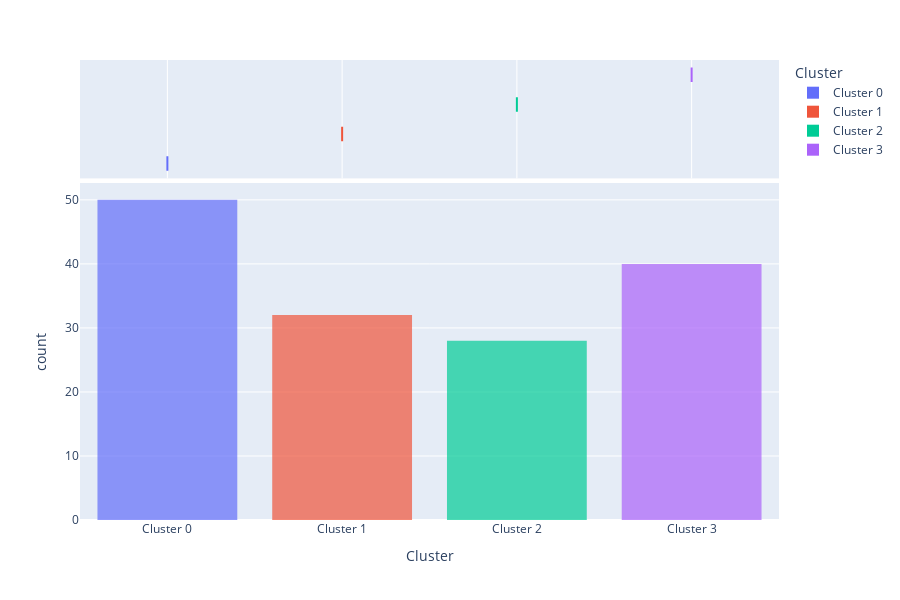

Notebook code for this chart:
### Code cell
plot_model(kmeans, plot="distribution")

### Figure 1 — Plotly figure (JSON) as saved in the notebook; plotly's stock layout.template omitted (floating-point values rounded to 4 significant figures; data arrays with more than 128 entries replaced by an {"elided": "..."} marker saying what was removed)
{"data": [{"alignmentgroup": "True", "bingroup": "x", "hovertemplate": "Cluster=%{x}<br>count=%{y}<extra></extra>", "legendgroup": "Cluster 0", "marker": {"color": "#636efa", "opacity": 0.7, "pattern": {"shape": ""}}, "name": "Cluster 0", "offsetgroup": "Cluster 0", "orientation": "v", "showlegend": true, "type": "histogram", "x": ["Cluster 0", "Cluster 0", "Cluster 0", "Cluster 0", "Cluster 0", "Cluster 0", "Cluster 0", "Cluster 0", "Cluster 0", "Cluster 0", "Cluster 0", "Cluster 0", "Cluster 0", "Cluster 0", "Cluster 0", "Cluster 0", "Cluster 0", "Cluster 0", "Cluster 0", "Cluster 0", "Cluster 0", "Cluster 0", "Cluster 0", "Cluster 0", "Cluster 0", "Cluster 0", "Cluster 0", "Cluster 0", "Cluster 0", "Cluster 0", "Cluster 0", "Cluster 0", "Cluster 0", "Cluster 0", "Cluster 0", "Cluster 0", "Cluster 0", "Cluster 0", "Cluster 0", "Cluster 0", "Cluster 0", "Cluster 0", "Cluster 0", "Cluster 0", "Cluster 0", "Cluster 0", "Cluster 0", "Cluster 0", "Cluster 0", "Cluster 0"], "xaxis": "x", "yaxis": "y"}, {"alignmentgroup": "True", "customdata": {"elided": "50x5 mixed values"}, "hovertemplate": "Cluster=%{x}<br>sepal_length=%{customdata[0]}<br>sepal_width=%{customdata[1]}<br>petal_length=%{customdata[2]}<br>petal_width=%{customdata[3]}<br>species=%{customdata[4]}<extra></extra>", "legendgroup": "Cluster 0", "marker": {"color": "#636efa"}, "name": "Cluster 0", "notched": true, "offsetgroup": "Cluster 0", "showlegend": false, "type": "box", "x": ["Cluster 0", "Cluster 0", "Cluster 0", "Cluster 0", "Cluster 0", "Cluster 0", "Cluster 0", "Cluster 0", "Cluster 0", "Cluster 0", "Cluster 0", "Cluster 0", "Cluster 0", "Cluster 0", "Cluster 0", "Cluster 0", "Cluster 0", "Cluster 0", "Cluster 0", "Cluster 0", "Cluster 0", "Cluster 0", "Cluster 0", "Cluster 0", "Cluster 0", "Cluster 0", "Cluster 0", "Cluster 0", "Cluster 0", "Cluster 0", "Cluster 0", "Cluster 0", "Cluster 0", "Cluster 0", "Cluster 0", "Cluster 0", "Cluster 0", "Cluster 0", "Cluster 0", "Cluster 0", "Cluster 0", "Cluster 0", "Cluster 0", "Cluster 0", "Cluster 0", "Cluster 0", "Cluster 0", "Cluster 0", "Cluster 0", "Cluster 0"], "xaxis": "x2", "yaxis": "y2"}, {"alignmentgroup": "True", "bingroup": "x", "hovertemplate": "Cluster=%{x}<br>count=%{y}<extra></extra>", "legendgroup": "Cluster 1", "marker": {"color": "#EF553B", "opacity": 0.7, "pattern": {"shape": ""}}, "name": "Cluster 1", "offsetgroup": "Cluster 1", "orientation": "v", "showlegend": true, "type": "histogram", "x": ["Cluster 1", "Cluster 1", "Cluster 1", "Cluster 1", "Cluster 1", "Cluster 1", "Cluster 1", "Cluster 1", "Cluster 1", "Cluster 1", "Cluster 1", "Cluster 1", "Cluster 1", "Cluster 1", "Cluster 1", "Cluster 1", "Cluster 1", "Cluster 1", "Cluster 1", "Cluster 1", "Cluster 1", "Cluster 1", "Cluster 1", "Cluster 1", "Cluster 1", "Cluster 1", "Cluster 1", "Cluster 1", "Cluster 1", "Cluster 1", "Cluster 1", "Cluster 1"], "xaxis": "x", "yaxis": "y"}, {"alignmentgroup": "True", "customdata": {"elided": "32x5 mixed values"}, "hovertemplate": "Cluster=%{x}<br>sepal_length=%{customdata[0]}<br>sepal_width=%{customdata[1]}<br>petal_length=%{customdata[2]}<br>petal_width=%{customdata[3]}<br>species=%{customdata[4]}<extra></extra>", "legendgroup": "Cluster 1", "marker": {"color": "#EF553B"}, "name": "Cluster 1", "notched": true, "offsetgroup": "Cluster 1", "showlegend": false, "type": "box", "x": ["Cluster 1", "Cluster 1", "Cluster 1", "Cluster 1", "Cluster 1", "Cluster 1", "Cluster 1", "Cluster 1", "Cluster 1", "Cluster 1", "Cluster 1", "Cluster 1", "Cluster 1", "Cluster 1", "Cluster 1", "Cluster 1", "Cluster 1", "Cluster 1", "Cluster 1", "Cluster 1", "Cluster 1", "Cluster 1", "Cluster 1", "Cluster 1", "Cluster 1", "Cluster 1", "Cluster 1", "Cluster 1", "Cluster 1", "Cluster 1", "Cluster 1", "Cluster 1"], "xaxis": "x2", "yaxis": "y2"}, {"alignmentgroup": "True", "bingroup": "x", "hovertemplate": "Cluster=%{x}<br>count=%{y}<extra></extra>", "legendgroup": "Cluster 2", "marker": {"color": "#00cc96", "opacity": 0.7, "pattern": {"shape": ""}}, "name": "Cluster 2", "offsetgroup": "Cluster 2", "orientation": "v", "showlegend": true, "type": "histogram", "x": ["Cluster 2", "Cluster 2", "Cluster 2", "Cluster 2", "Cluster 2", "Cluster 2", "Cluster 2", "Cluster 2", "Cluster 2", "Cluster 2", "Cluster 2", "Cluster 2", "Cluster 2", "Cluster 2", "Cluster 2", "Cluster 2", "Cluster 2", "Cluster 2", "Cluster 2", "Cluster 2", "Cluster 2", "Cluster 2", "Cluster 2", "Cluster 2", "Cluster 2", "Cluster 2", "Cluster 2", "Cluster 2"], "xaxis": "x", "yaxis": "y"}, {"alignmentgroup": "True", "customdata": {"elided": "28x5 mixed values"}, "hovertemplate": "Cluster=%{x}<br>sepal_length=%{customdata[0]}<br>sepal_width=%{customdata[1]}<br>petal_length=%{customdata[2]}<br>petal_width=%{customdata[3]}<br>species=%{customdata[4]}<extra></extra>", "legendgroup": "Cluster 2", "marker": {"color": "#00cc96"}, "name": "Cluster 2", "notched": true, "offsetgroup": "Cluster 2", "showlegend": false, "type": "box", "x": ["Cluster 2", "Cluster 2", "Cluster 2", "Cluster 2", "Cluster 2", "Cluster 2", "Cluster 2", "Cluster 2", "Cluster 2", "Cluster 2", "Cluster 2", "Cluster 2", "Cluster 2", "Cluster 2", "Cluster 2", "Cluster 2", "Cluster 2", "Cluster 2", "Cluster 2", "Cluster 2", "Cluster 2", "Cluster 2", "Cluster 2", "Cluster 2", "Cluster 2", "Cluster 2", "Cluster 2", "Cluster 2"], "xaxis": "x2", "yaxis": "y2"}, {"alignmentgroup": "True", "bingroup": "x", "hovertemplate": "Cluster=%{x}<br>count=%{y}<extra></extra>", "legendgroup": "Cluster 3", "marker": {"color": "#ab63fa", "opacity": 0.7, "pattern": {"shape": ""}}, "name": "Cluster 3", "offsetgroup": "Cluster 3", "orientation": "v", "showlegend": true, "type": "histogram", "x": ["Cluster 3", "Cluster 3", "Cluster 3", "Cluster 3", "Cluster 3", "Cluster 3", "Cluster 3", "Cluster 3", "Cluster 3", "Cluster 3", "Cluster 3", "Cluster 3", "Cluster 3", "Cluster 3", "Cluster 3", "Cluster 3", "Cluster 3", "Cluster 3", "Cluster 3", "Cluster 3", "Cluster 3", "Cluster 3", "Cluster 3", "Cluster 3", "Cluster 3", "Cluster 3", "Cluster 3", "Cluster 3", "Cluster 3", "Cluster 3", "Cluster 3", "Cluster 3", "Cluster 3", "Cluster 3", "Cluster 3", "Cluster 3", "Cluster 3", "Cluster 3", "Cluster 3", "Cluster 3"], "xaxis": "x", "yaxis": "y"}, {"alignmentgroup": "True", "customdata": {"elided": "40x5 mixed values"}, "hovertemplate": "Cluster=%{x}<br>sepal_length=%{customdata[0]}<br>sepal_width=%{customdata[1]}<br>petal_length=%{customdata[2]}<br>petal_width=%{customdata[3]}<br>species=%{customdata[4]}<extra></extra>", "legendgroup": "Cluster 3", "marker": {"color": "#ab63fa"}, "name": "Cluster 3", "notched": true, "offsetgroup": "Cluster 3", "showlegend": false, "type": "box", "x": ["Cluster 3", "Cluster 3", "Cluster 3", "Cluster 3", "Cluster 3", "Cluster 3", "Cluster 3", "Cluster 3", "Cluster 3", "Cluster 3", "Cluster 3", "Cluster 3", "Cluster 3", "Cluster 3", "Cluster 3", "Cluster 3", "Cluster 3", "Cluster 3", "Cluster 3", "Cluster 3", "Cluster 3", "Cluster 3", "Cluster 3", "Cluster 3", "Cluster 3", "Cluster 3", "Cluster 3", "Cluster 3", "Cluster 3", "Cluster 3", "Cluster 3", "Cluster 3", "Cluster 3", "Cluster 3", "Cluster 3", "Cluster 3", "Cluster 3", "Cluster 3", "Cluster 3", "Cluster 3"], "xaxis": "x2", "yaxis": "y2"}], "layout": {"barmode": "relative", "height": 600, "legend": {"title": {"text": "Cluster"}, "tracegroupgap": 0}, "margin": {"t": 60}, "xaxis": {"anchor": "y", "categoryarray": ["Cluster 0", "Cluster 1", "Cluster 2", "Cluster 3"], "categoryorder": "array", "domain": [0, 1], "title": {"text": "Cluster"}}, "xaxis2": {"anchor": "y2", "domain": [0, 1], "matches": "x", "showgrid": true, "showticklabels": false}, "yaxis": {"anchor": "x", "domain": [0, 0.7326], "title": {"text": "count"}}, "yaxis2": {"anchor": "x2", "domain": [0.7426, 1], "matches": "y2", "showgrid": false, "showline": false, "showticklabels": false, "ticks": ""}}}
